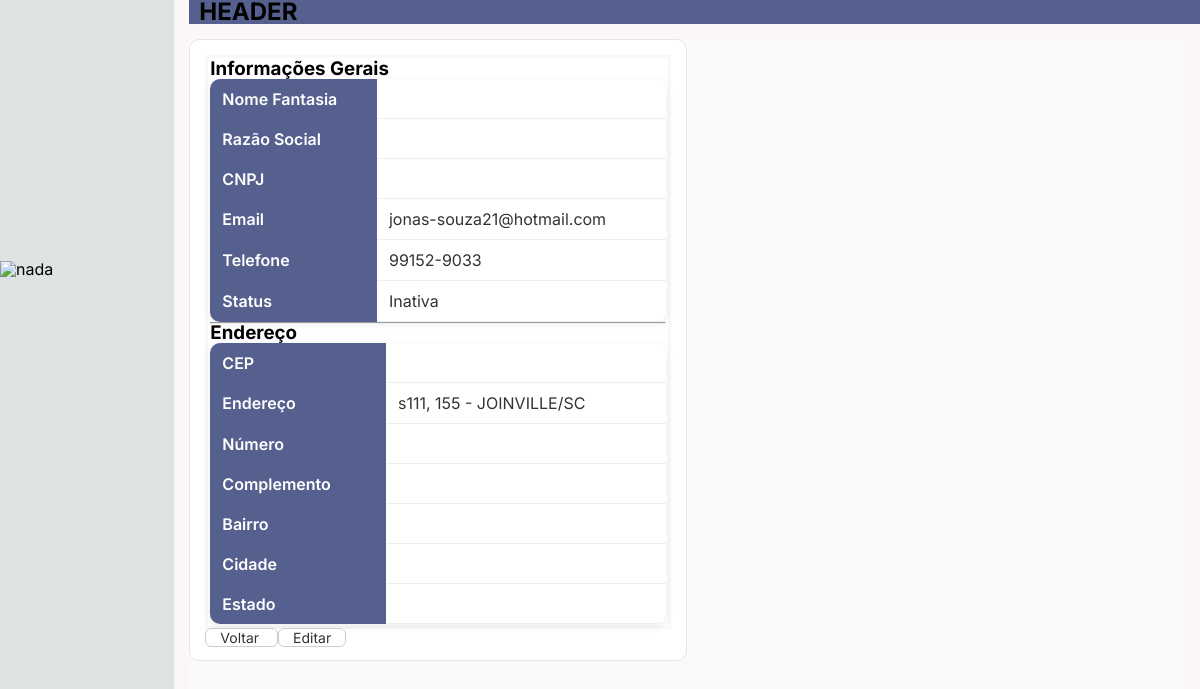
Before: /lojas/1/ with the older database file.
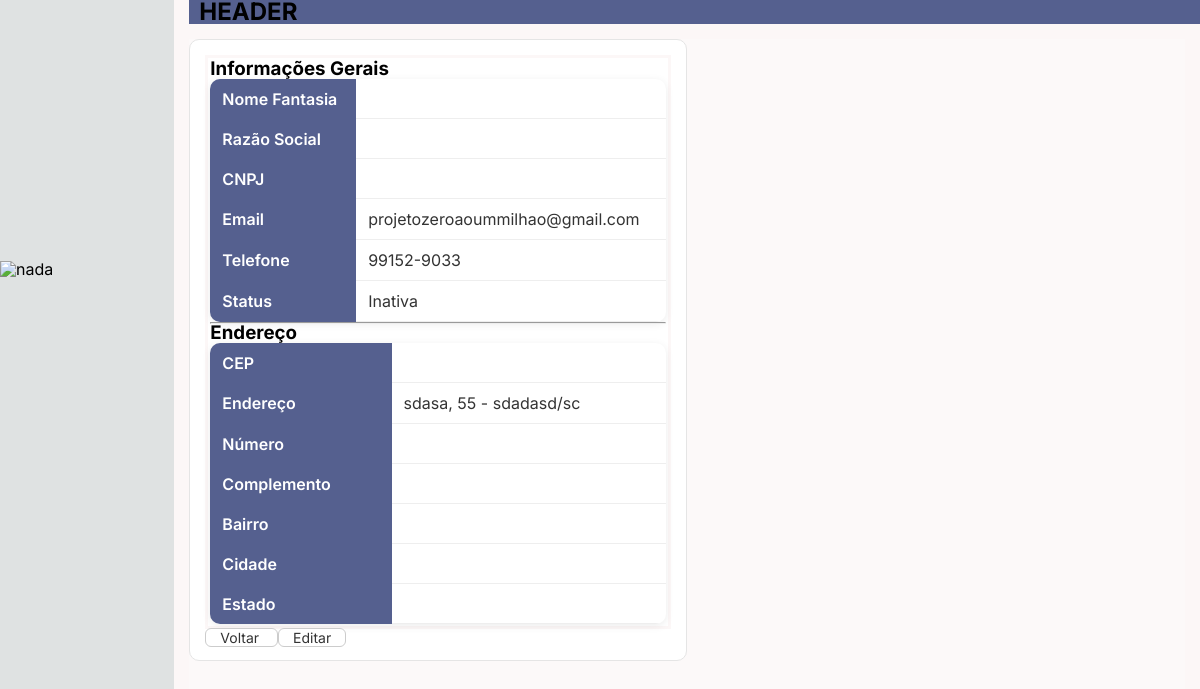
After: the same page with the newer database file.
### Lojas/models.py (models this page shows, shortened)
class Loja(models.Model):
    nome = models.CharField(
        max_length=150,
        verbose_name="Nome"
    )
    slug = models.SlugField(
        unique=True,
        verbose_name="Slug"
    )
    logo = models.ImageField(
        upload_to="lojas/logos/",
        blank=True,
        null=True,
        verbose_name="Logo"
    )
    telefone = models.CharField(
        max_length=20,
        blank=True
    )
    whatsapp = models.CharField(
        max_length=20,
        blank=True
    )
    email = models.EmailField(
        blank=True
    )
    endereco = models.OneToOneField(
        Endereco,
        on_delete=models.CASCADE,
        related_name="loja",null=True
    )
    ativa = models.BooleanField(
        default=True
    )
    criado_em = models.DateTimeField(
        auto_now_add=True
    )
    atualizado_em = models.DateTimeField(
        auto_now=True
    )
    class Meta:
        ordering = ["nome"]
        verbose_name = "Loja"
        verbose_name_plural = "Lojas"

class Endereco(models.Model):
    cep = models.CharField(max_length=9)
    logradouro = models.CharField(max_length=150)
    numero = models.CharField(max_length=20)
    complemento = models.CharField(
        max_length=100,
        blank=True
    )
    bairro = models.CharField(max_length=100)
    cidade = models.CharField(max_length=100)
    estado = models.CharField(max_length=2)
    class Meta:
        verbose_name = "Endereço"
        verbose_name_plural = "Endereços"
    def __str__(self):
        return f"{self.logradouro}, {self.numero} - {self.cidade}/{self.estado}"

### Lojas/views/Lojas/index.py (the view)
# urls.py: path("<int:pk>/", views.detalhe_loja, name="detalhes"),
def detalhe_loja(request, pk):
    loja = get_object_or_404(Loja, pk=pk)
    context = {
        "loja": loja,
    }
    return render(request, "lojas/detail_shop.html", context)

### Interface/context_processors.py (called while the page is built, shortened)
def menu_items(request):
    user = request.user
    menus = MenuItem.objects.prefetch_related('subitens')
    if not user.is_authenticated:
        for menu in menus:
            menu.subitens_permitidos = []
        return {'menus': menus}

def nav_top(request):
    return {'nav': NavTop.objects.all()}

### Lojas/templates/Lojas/detail_shop.html (shortened to what this page needs)
{% extends "templates/base.html" %}
{% load static %}
{% block content %}
<div class="card">
    <div class="card-body">
        <h3>Informações Gerais</h3>
        <table class="table">
            <tr>
                <th>Nome Fantasia</th>
                <td>{{ loja.nome_fantasia }}</td>
            </tr>
            <tr>
                <th>Razão Social</th>
                <td>{{ loja.razao_social }}</td>
            </tr>
            <tr>
                <th>CNPJ</th>
                <td>{{ loja.cnpj }}</td>
            </tr>
            <tr>
                <th>Email</th>
                <td>{{ loja.email }}</td>
            </tr>
            <tr>
                <th>Telefone</th>
                <td>{{ loja.telefone }}</td>
            </tr>
            <tr>
                <th>Status</th>
                <td>
                    {% if loja.ativo %}
                        <span class="badge badge-success">Ativa</span>
                    {% else %}
                        <span class="badge badge-danger">Inativa</span>
                    {% endif %}
                </td>
            </tr>
        </table>
        <hr>
        <h3>Endereço</h3>
        <table class="table">
            <tr>
                <th>CEP</th>
                <td>{{ loja.cep }}</td>
            </tr>
            <tr>
                <th>Endereço</th>
                <td>{{ loja.endereco }}</td>
            </tr>
            <tr>
                <th>Número</th>
                <td>{{ loja.numero }}</td>
            </tr>
            <tr>
                <th>Complemento</th>
                <td>{{ loja.complemento }}</td>
            </tr>
            <tr>
                <th>Bairro</th>
                <td>{{ loja.bairro }}</td>
            </tr>
            <tr>
                <th>Cidade</th>
                <td>{{ loja.cidade }}</td>
            </tr>
            <tr>
                <th>Estado</th>
                <td>{{ loja.estado }}</td>
            </tr>
        </table>
    </div>
    <div class="card-footer">
        <a href="{% url 'lojas:lista' %}" class="btn btn-secondary">
            Voltar
        </a>
        <a href="{% url 'lojas:editar' loja.id %}" class="btn btn-primary">
            Editar
        </a>
    </div>
</div>
{% endblock %}

Changed rows visible on the page:
changed Loja: email "jonas-souza21@hotmail.com" → "projetozeroaoummilhao@gmail.com"; endereco "s111, 155 - JOINVILLE/SC" → "sdasa, 55 - sdadasd/sc"
